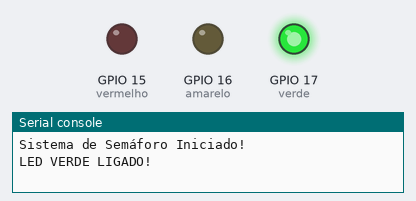
This program was run on a simulated ESP32 board running MicroPython. On the bench: output pins drawn as LEDs (lit = HIGH), the last lines printed to the serial console. Wiring (from the project's diagram.json): red LED on GPIO 15, yellow LED on GPIO 16, green LED on GPIO 17.

Above: at 10.0 s.
At 20.2 s:
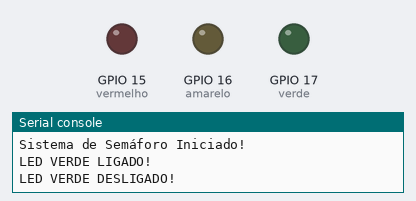
At 25.5 s:
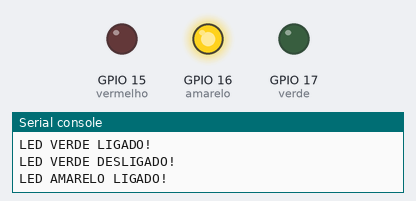
At 34.5 s:
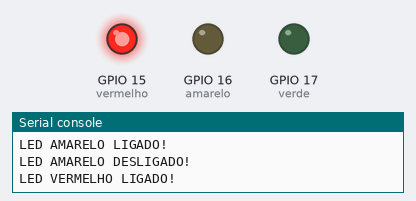
Timing chart, 0 to 50.1 s (numbered marks = the images above):
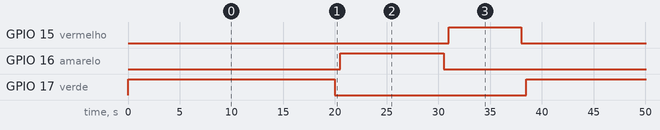

Measured:
- by itself, GPIO 15 (vermelho): alternates HIGH for 7.0 s and LOW for 31.5 s
- by itself, GPIO 16 (amarelo): alternates HIGH for 10.0 s and LOW for 28.5 s
- by itself, GPIO 17 (verde): alternates HIGH for 20.0 s and LOW for 18.5 s

The program:

main.py
```python
from machine import Pin
from utime import sleep

# LEDs conectados nos pinos
vermelho = Pin(15, Pin.OUT)
amarelo = Pin(16, Pin.OUT)
verde = Pin(17, Pin.OUT)

# Funções para cada cor do semáforo
def ligar_verde():
    print("LED VERDE LIGADO!")
    verde.on()
    sleep(20)
    verde.off()
    print("LED VERDE DESLIGADO!")

def ligar_amarelo():
    print("LED AMARELO LIGADO!")
    amarelo.on()
    sleep(10)
    amarelo.off()
    print("LED AMARELO DESLIGADO!")

def ligar_vermelho():
    print("LED VERMELHO LIGADO!")
    vermelho.on()
    sleep(7)
    vermelho.off()
    print("LED VERMELHO DESLIGADO!")

# Início do programa
print("Sistema de Semáforo Iniciado!")

while True:
    ligar_verde()
    sleep(0.5)

    ligar_amarelo()
    sleep(0.5)

    ligar_vermelho()
    sleep(0.5)
```
